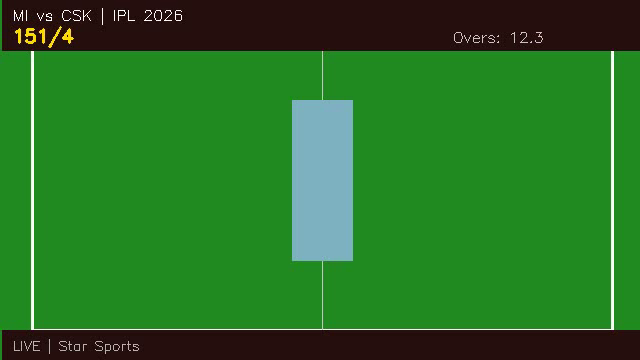
#> input picture frame 3 of test_data/videos/official_clip.mp4, 640 x 360 px
$ python verify_member2.py
#> lines starting #> are read from the running program, lines starting #| are printed output that depends on the picture
### generate_test_videos.py
#!/usr/bin/env python3
"""
SportsGuard AI — Synthetic Test Video Generator
Creates 4 visually distinct test videos for the classification pipeline:

  1. official_clip.mp4   — Clean broadcast-style (scoreboard, green pitch)
  2. piracy_clip.mp4     — Same content slightly cropped (simulates re-upload)
  3. transformative_clip.mp4 — Analysis overlays (arrows, circles, text)
  4. meme_clip.mp4        — Meme-style (bold text overlays, saturated colors)

Usage:
    python generate_test_videos.py          # Generates all 4 videos
    python generate_test_videos.py --only official  # Generate one
"""

import os
import sys
from pathlib import Path

import cv2
import numpy as np

OUTPUT_DIR = Path("test_data/videos")
FRAME_W, FRAME_H = 640, 360
FPS = 10


def _draw_pitch(frame: np.ndarray) -> np.ndarray:
    """Draw a stylized green cricket pitch background."""
    frame[:, :] = [34, 139, 34]  # green pitch
    # White boundary lines
    cv2.rectangle(frame, (30, 30), (610, 330), (255, 255, 255), 2)
    cv2.line(frame, (320, 30), (320, 330), (200, 200, 200), 1)
    # Pitch strip in center
    cv2.rectangle(frame, (290, 100), (350, 260), (194, 178, 128), -1)
    return frame


def _draw_scoreboard(frame: np.ndarray, idx: int) -> np.ndarray:
    """Draw a broadcast-style scoreboard overlay."""
    # Top bar
    cv2.rectangle(frame, (0, 0), (FRAME_W, 50), (15, 15, 40), -1)
    cv2.putText(frame, "MI vs CSK | IPL 2026", (10, 20),
                cv2.FONT_HERSHEY_SIMPLEX, 0.5, (255, 255, 255), 1)
    score = f"{145 + idx * 2}/{4 + idx // 10}"
    cv2.putText(frame, score, (10, 42),
                cv2.FONT_HERSHEY_SIMPLEX, 0.6, (0, 220, 255), 2)
    overs = f"Overs: {12 + idx // 6}.{idx % 6}"
    cv2.putText(frame, overs, (450, 42),
                cv2.FONT_HERSHEY_SIMPLEX, 0.5, (200, 200, 200), 1)

    # Bottom bar — broadcaster logo
    cv2.rectangle(frame, (0, FRAME_H - 30), (FRAME_W, FRAME_H), (15, 15, 40), -1)
    cv2.putText(frame, "LIVE | Star Sports", (10, FRAME_H - 10),
                cv2.FONT_HERSHEY_SIMPLEX, 0.45, (180, 180, 180), 1)
    return frame


def generate_official(n_frames: int = 30) -> str:
    """Official broadcast clip — clean scoreboard + green pitch."""
    path = str(OUTPUT_DIR / "official_clip.mp4")
    writer = cv2.VideoWriter(path, cv2.VideoWriter_fourcc(*"mp4v"), FPS, (FRAME_W, FRAME_H))

    for i in range(n_frames):
        frame = np.zeros((FRAME_H, FRAME_W, 3), dtype=np.uint8)
        _draw_pitch(frame)
        _draw_scoreboard(frame, i)

        # Simulate slight camera movement
        shift_x = int(np.sin(i * 0.3) * 3)
        M = np.float32([[1, 0, shift_x], [0, 1, 0]])
        frame = cv2.warpAffine(frame, M, (FRAME_W, FRAME_H), borderValue=(34, 139, 34))

        writer.write(frame)
    writer.release()
    print(f"  [OK] {path} ({n_frames} frames)")
    return path


# [163 lines left out: functions generate_piracy, generate_transformative, generate_meme, main, not called in this run]


# [2 lines that do not run on import are left out]

### setup_database.py
#!/usr/bin/env python3
"""
SportsGuard AI - Database Setup (Module F)
Initializes the SQLite database schema with all required tables,
indexes, and constraints for the SportsGuard content-protection pipeline.

Usage:
    python setup_database.py          # Create tables (safe, won't drop existing)
    python setup_database.py --reset  # Drop and recreate all tables
    python setup_database.py --seed   # Reset + insert sample seed data
"""

import argparse
import sqlite3
import sys
from datetime import datetime, timezone
from pathlib import Path

# ---------------------------------------------------------------------------
# Default database path
# ---------------------------------------------------------------------------
DEFAULT_DB_PATH = "sportsguard.db"

# ---------------------------------------------------------------------------
# Schema version — bump this whenever the schema changes so migrations can
# detect drift between the expected and actual versions.
# ---------------------------------------------------------------------------
SCHEMA_VERSION = 2

# ---------------------------------------------------------------------------
# DDL statements
# ---------------------------------------------------------------------------
CREATE_OFFICIAL_CONTENT = """
CREATE TABLE IF NOT EXISTS official_content (
    id          INTEGER PRIMARY KEY AUTOINCREMENT,
    title       TEXT    NOT NULL,
    uploaded_at TIMESTAMP DEFAULT CURRENT_TIMESTAMP,
    total_frames INTEGER NOT NULL,
    file_path   TEXT    NOT NULL
);
"""

CREATE_FINGERPRINTS = """
CREATE TABLE IF NOT EXISTS fingerprints (
    id          INTEGER PRIMARY KEY AUTOINCREMENT,
    video_id    INTEGER NOT NULL,
    frame_index INTEGER NOT NULL,
    phash       TEXT    NOT NULL,
    FOREIGN KEY (video_id) REFERENCES official_content(id) ON DELETE CASCADE,
    UNIQUE (video_id, frame_index)
);
"""

CREATE_DETECTIONS = """
CREATE TABLE IF NOT EXISTS detections (
    id                    INTEGER PRIMARY KEY AUTOINCREMENT,
    video_id              INTEGER NOT NULL,
    source_url            TEXT    NOT NULL,
    platform              TEXT,
    c_plus_plus_confidence REAL   NOT NULL,
    gemini_classification TEXT,
    gemini_risk_score     INTEGER,
    gemini_reasoning      TEXT,
    status                TEXT    NOT NULL DEFAULT 'pending',
    detected_at           TIMESTAMP DEFAULT CURRENT_TIMESTAMP,
    FOREIGN KEY (video_id) REFERENCES official_content(id) ON DELETE CASCADE
);
"""

CREATE_SCHEMA_META = """
CREATE TABLE IF NOT EXISTS schema_meta (
    key   TEXT PRIMARY KEY,
    value TEXT NOT NULL
);
"""

# Performance indexes
INDEX_STATEMENTS = [
    "CREATE INDEX IF NOT EXISTS idx_fingerprints_phash    ON fingerprints(phash);",
    "CREATE INDEX IF NOT EXISTS idx_fingerprints_video_id ON fingerprints(video_id);",
    "CREATE INDEX IF NOT EXISTS idx_detections_video_id   ON detections(video_id);",
    "CREATE INDEX IF NOT EXISTS idx_detections_detected_at ON detections(detected_at);",
]

# Tables in dependency order (children first for safe drops)
ALL_TABLES = ["detections", "fingerprints", "official_content", "schema_meta"]


# ---------------------------------------------------------------------------
# Core setup helpers
# ---------------------------------------------------------------------------

def _enable_pragmas(conn: sqlite3.Connection) -> None:
    """Turn on WAL mode and enforce foreign keys."""
    conn.execute("PRAGMA journal_mode=WAL;")
    conn.execute("PRAGMA foreign_keys=ON;")


# [6 lines left out: function drop_all_tables, not called in this run]


def create_all_tables(conn: sqlite3.Connection) -> None:
    """Create every table and index idempotently."""
    conn.execute(CREATE_OFFICIAL_CONTENT)
    conn.execute(CREATE_FINGERPRINTS)
    conn.execute(CREATE_DETECTIONS)
    conn.execute(CREATE_SCHEMA_META)

    for idx in INDEX_STATEMENTS:
        conn.execute(idx)

    # Record schema version
    conn.execute(
        "INSERT OR REPLACE INTO schema_meta (key, value) VALUES (?, ?);",
        ("schema_version", str(SCHEMA_VERSION)),
    )
    conn.commit()
    print(f"[setup] All tables and indexes created (schema v{SCHEMA_VERSION}).")


def verify_integrity(conn: sqlite3.Connection) -> bool:
    """Run SQLite integrity check and return True if OK."""
    result = conn.execute("PRAGMA integrity_check;").fetchone()
    ok = result[0] == "ok"
    status = "PASSED [OK]" if ok else f"FAILED [X] - {result[0]}"
    print(f"[setup] Integrity check: {status}")
    return ok


# [43 lines left out: function seed_data, not called in this run]


# ---------------------------------------------------------------------------
# Public API
# ---------------------------------------------------------------------------

def init_database(db_path: str = DEFAULT_DB_PATH, *, reset: bool = False, seed: bool = False) -> None:
    """
    Main entry point: create (or reset) the database at *db_path*.

    Parameters
    ----------
    db_path : str
        Path to the SQLite file.
    reset : bool
        If True, drop all tables first.
    seed : bool
        If True, insert sample data after creation.
    """
    conn = sqlite3.connect(db_path)
    try:
        _enable_pragmas(conn)

        if reset:
            drop_all_tables(conn)

        create_all_tables(conn)
        verify_integrity(conn)

        if seed:
            seed_data(conn)

        print(f"[setup] Database ready -> {Path(db_path).resolve()}")
    finally:
        conn.close()


# ---------------------------------------------------------------------------
# CLI
# ---------------------------------------------------------------------------

# [11 lines left out: function main, not called in this run]


# [2 lines that do not run on import are left out]

### gemini_analyzer.py
#!/usr/bin/env python3
"""
SportsGuard AI — Gemini Content Analyzer (Module C)
Classifies video frames + social-media context as Piracy, Transformative,
or Meme using Google Gemini 2.0 Flash.

Merged version:
  - Backend's ``analyze_content()`` API signature (used by app.py)
  - Member 2's ``google-genai`` SDK with Pydantic schema enforcement
  - Graceful fallback when API key is missing or SDK unavailable

Usage (library):
    from gemini_analyzer import analyze_content
    result = analyze_content(pil_image, "tweet text", api_key="...")

Usage (CLI):
    python gemini_analyzer.py --text "Full IPL match free download!"
"""

import base64
import json
import logging
import os
import time
from io import BytesIO
from typing import Any, Dict, Optional, Union

import numpy as np
from PIL import Image

# ---------------------------------------------------------------------------
# Logging
# ---------------------------------------------------------------------------
logging.basicConfig(
    level=logging.INFO,
    format="[%(asctime)s] %(levelname)s — %(name)s — %(message)s",
    datefmt="%H:%M:%S",
)
log = logging.getLogger("gemini_analyzer")

# ---------------------------------------------------------------------------
# Model & prompt configuration
# ---------------------------------------------------------------------------
MODEL_NAME = "gemini-2.0-flash"

SYSTEM_PROMPT = """\
You are **SportsGuard AI**, a digital-rights compliance engine for sports content.

Given a video frame **and** social-media post text, classify the content usage
into exactly one of three categories and assign a piracy risk score (0-100).

| Category        | Description                                                               |
|-----------------|---------------------------------------------------------------------------|
| **Piracy**      | Clean, unedited broadcast footage. No overlays, no commentary, no         |
|                 | watermarks added by the uploader. Promotional language encouraging         |
|                 | watching the full match outside official channels. High resolution.        |
| **Transformative** | Analysis graphics, telestration overlays, picture-in-picture with       |
|                 | commentator face-cam, educational / tactical breakdowns, slow-motion       |
|                 | with analysis text. This is typically fair use.                           |
| **Meme**        | Heavy editing, reaction images, meme text overlays, low resolution by     |
|                 | design, surreal / humorous intent, fan-art mashups. Also fair use.        |

### Decision rules
- If the frame shows CLEAN broadcast footage with scoreboard graphics that are
  part of the ORIGINAL feed (not added by the user), and the text promotes
  "watch free" / "full match" / piracy keywords → **Piracy** (risk 70-100).
- If the frame contains ADDITIONAL overlays, arrows, circles, or the text
  discusses tactics / strategy — it is **Transformative** (risk 10-50).
- If the image is heavily edited, cropped into a meme template, or paired
  with humorous / reaction text → **Meme** (risk 0-30).
- When uncertain, lean toward the LESS restrictive classification.

### Output rules
Return ONLY valid JSON — no markdown fences, no explanation outside the JSON.
"""

# ---------------------------------------------------------------------------
# Default fallback when everything fails
# ---------------------------------------------------------------------------
DEFAULT_RESPONSE: Dict[str, Any] = {
    "classification": "Unknown",
    "risk_score": 50,
    "reasoning": "API error — unable to classify.",
}

# ---------------------------------------------------------------------------
# Internal helpers
# ---------------------------------------------------------------------------

# [7 lines left out: function _to_pil, not called in this run]


def _pil_to_base64(image: Image.Image, fmt: str = "JPEG") -> str:
    """Convert a PIL Image to a base64-encoded string."""
    buffer = BytesIO()
    image.save(buffer, format=fmt)
    return base64.b64encode(buffer.getvalue()).decode("utf-8")


# Public alias — used by verify_member2.py and other scripts
pil_to_base64 = _pil_to_base64


def _create_demo_frame(width: int = 320, height: int = 240) -> Image.Image:
    """
    Create a synthetic broadcast-style frame for testing/demo purposes.
    Returns a PIL RGB Image resembling a cricket broadcast with a
    green pitch background and a dark scoreboard bar.
    """
    arr = np.zeros((height, width, 3), dtype=np.uint8)
    arr[:, :] = [34, 139, 34]      # green pitch
    arr[0:30, :] = [10, 10, 10]    # broadcast scoreboard bar
    return Image.fromarray(arr, mode="RGB")


# [205 lines left out: functions _validate_response, analyze_content, analyze_frame, main, not called in this run]


# [2 lines that do not run on import are left out]

### fingerprint_engine.py
#!/usr/bin/env python3
"""
SportsGuard AI — Fingerprint Engine (Module A)
Extracts perceptual hashes from video frames and stores them in SQLite.

Usage (CLI):
    python fingerprint_engine.py path/to/video.mp4 "Match Title"

Usage (library):
    from fingerprint_engine import fingerprint_video
    vid_id = fingerprint_video("clip.mp4", "IPL Highlights")
"""

import logging
import os
import sqlite3
import sys
import time
from pathlib import Path
from typing import List, Tuple

import cv2
import imagehash
from PIL import Image

from setup_database import init_database

# ---------------------------------------------------------------------------
# Logging
# ---------------------------------------------------------------------------
logging.basicConfig(
    level=logging.INFO,
    format="[%(asctime)s] %(levelname)s — %(message)s",
    datefmt="%H:%M:%S",
)
log = logging.getLogger("fingerprint_engine")

# ---------------------------------------------------------------------------
# Constants
# ---------------------------------------------------------------------------
FRAMES_PER_SECOND = 1          # Extract 1 frame per second of video
HASH_SIZE = 8                  # 8×8 → 64-bit perceptual hash
BATCH_SIZE = 100               # Commit fingerprints every N frames


# ---------------------------------------------------------------------------
# Frame extraction
# ---------------------------------------------------------------------------

def _extract_frames_generator(video_path: str, fps: int = FRAMES_PER_SECOND):
    """
    Generator that yields (frame_index, grayscale_pil_image) tuples at
    the requested *fps* rate from the video at *video_path*.
    """
    cap = cv2.VideoCapture(video_path)
    if not cap.isOpened():
        raise ValueError(f"Cannot open video file: {video_path}")

    video_fps = cap.get(cv2.CAP_PROP_FPS)
    if video_fps <= 0:
        cap.release()
        raise ValueError(f"Invalid FPS ({video_fps}) — file may be corrupted: {video_path}")

    total_frames = int(cap.get(cv2.CAP_PROP_FRAME_COUNT))
    duration_sec = total_frames / video_fps
    frame_interval = int(round(video_fps / fps))   # grab every Nth frame
    if frame_interval < 1:
        frame_interval = 1

    expected_output = int(duration_sec * fps)
    log.info(
        "Video opened — %.1f s, %d native frames, extracting ~%d frames at %d FPS",
        duration_sec, total_frames, expected_output, fps,
    )

    frame_idx = 0   # output frame counter
    native_idx = 0   # native frame counter

    while True:
        ret, frame = cap.read()
        if not ret:
            break

        if native_idx % frame_interval == 0:
            # Convert BGR → Grayscale → PIL
            gray = cv2.cvtColor(frame, cv2.COLOR_BGR2GRAY)
            pil_img = Image.fromarray(gray)
            yield frame_idx, pil_img
            frame_idx += 1

        native_idx += 1

    cap.release()
    log.info("Extraction complete — %d frames produced.", frame_idx)


# ---------------------------------------------------------------------------
# Hashing
# ---------------------------------------------------------------------------

def _compute_phash(image: Image.Image) -> str:
    """Return the hex representation of a perceptual hash."""
    h = imagehash.phash(image, hash_size=HASH_SIZE)
    return str(h)


# ---------------------------------------------------------------------------
# Main pipeline
# ---------------------------------------------------------------------------

def fingerprint_video(
    video_path: str,
    title: str,
    db_path: str = "sportsguard.db",
) -> int:
    """
    End-to-end fingerprinting pipeline.

    1. Extract frames at 1 FPS
    2. Compute pHash for each grayscale frame
    3. Store video + fingerprints in SQLite

    Returns
    -------
    int — the ``video_id`` of the newly fingerprinted video.

    Raises
    ------
    ValueError  — if the video cannot be opened or is corrupted.
    FileNotFoundError — if *video_path* does not exist.
    """
    video_path = str(Path(video_path).resolve())
    if not os.path.isfile(video_path):
        raise FileNotFoundError(f"Video file not found: {video_path}")

    # Ensure database tables exist
    init_database(db_path)

    conn = sqlite3.connect(db_path)
    conn.execute("PRAGMA journal_mode=WAL;")
    conn.execute("PRAGMA foreign_keys=ON;")

    try:
        # ── Compute fingerprints ──────────────────────────────────────
        fingerprints: List[Tuple[int, str]] = []
        t0 = time.perf_counter()

        for frame_idx, image in _extract_frames_generator(video_path):
            phash_hex = _compute_phash(image)
            fingerprints.append((frame_idx, phash_hex))

            if (frame_idx + 1) % 10 == 0 or frame_idx == 0:
                log.info("Processing frame %d ...", frame_idx + 1)

        total_frames = len(fingerprints)
        if total_frames == 0:
            raise ValueError("No frames could be extracted — video may be corrupted.")

        elapsed = time.perf_counter() - t0
        log.info("Hashed %d frames in %.2f s (%.1f frames/s)", total_frames, elapsed, total_frames / elapsed)

        # ── Insert video record ───────────────────────────────────────
        cur = conn.execute(
            "INSERT INTO official_content (title, total_frames, file_path) VALUES (?, ?, ?);",
            (title, total_frames, video_path),
        )
        video_id = cur.lastrowid

        # ── Batch insert fingerprints ─────────────────────────────────
        batch: List[Tuple[int, int, str]] = []
        for frame_idx, phash_hex in fingerprints:
            batch.append((video_id, frame_idx, phash_hex))

            if len(batch) >= BATCH_SIZE:
                conn.executemany(
                    "INSERT INTO fingerprints (video_id, frame_index, phash) VALUES (?, ?, ?);",
                    batch,
                )
                conn.commit()
                log.info("Committed batch of %d fingerprints.", len(batch))
                batch.clear()

        # Flush remaining
        if batch:
            conn.executemany(
                "INSERT INTO fingerprints (video_id, frame_index, phash) VALUES (?, ?, ?);",
                batch,
            )
            conn.commit()
            log.info("Committed final batch of %d fingerprints.", len(batch))

        log.info("✓ Video '%s' fingerprinted → video_id=%d, frames=%d", title, video_id, total_frames)
        return video_id

    except Exception:
        conn.rollback()
        raise
    finally:
        conn.close()


# ---------------------------------------------------------------------------
# CLI
# ---------------------------------------------------------------------------

# [11 lines left out: function main, not called in this run]


# [2 lines that do not run on import are left out]

### verify_member2.py
"""Quick verification script — runs without a Gemini API key."""
import sys
sys.stdout.reconfigure(encoding="utf-8", errors="replace")

print("=== SportsGuard AI — Member 2 Verification ===\n")

# --- Test 1: gemini_analyzer helpers ---
print("[1] Testing gemini_analyzer helpers...")
from gemini_analyzer import _create_demo_frame, pil_to_base64
frame = _create_demo_frame()
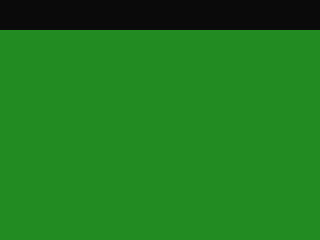
#> frame: PIL image 320x240 RGB; mean R, G, B 31, 122.9, 31
b64 = pil_to_base64(frame)
print(f"    Frame size : {frame.size}")
#|     Frame size : (320, 240)
print(f"    Base64 len : {len(b64)}")
#|     Base64 len : 3428
print("    [OK] gemini_analyzer helpers work\n")

# --- Test 2: fingerprint engine ---
print("[2] Testing fingerprint_engine...")
from fingerprint_engine import fingerprint_video
from pathlib import Path
import tempfile

# Auto-generate a test video if needed
test_video_path = "test_data/videos/official_clip.mp4"
if not Path(test_video_path).exists():
    print("    Generating test video...")
    from generate_test_videos import generate_official
    Path("test_data/videos").mkdir(parents=True, exist_ok=True)
    generate_official()
#> after the loop in generate_official, `for i in range(n_frames):`:
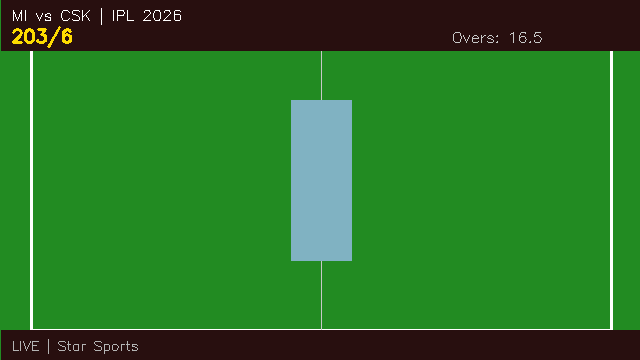
#> frame: shape (360, 640, 3); mean of channels 0, 1, 2 39.4, 115.1, 42.6; drawn as B, G, R

with tempfile.NamedTemporaryFile(suffix=".db", delete=False) as f:
    tmp_db = f.name

from setup_database import init_database
init_database(tmp_db)
vid_id = fingerprint_video(test_video_path, "Verify Test", tmp_db)
#> (the run stopped early here; a loop or call above may not have finished)
